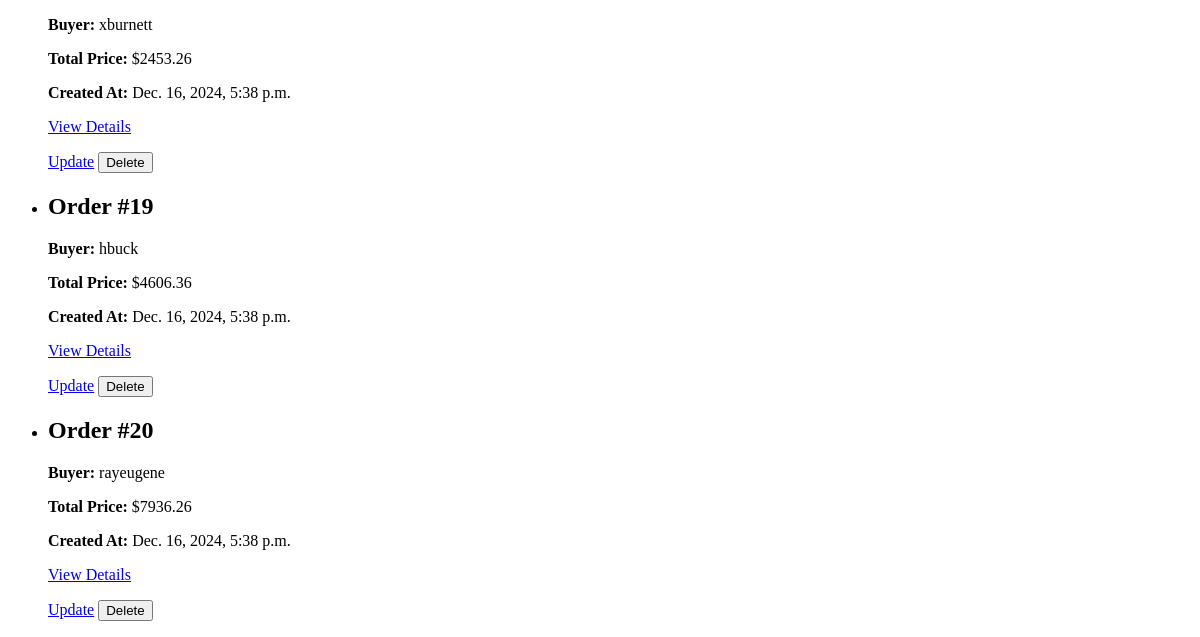
/orders/ (lower part), run on an earlier commit of the app's database.
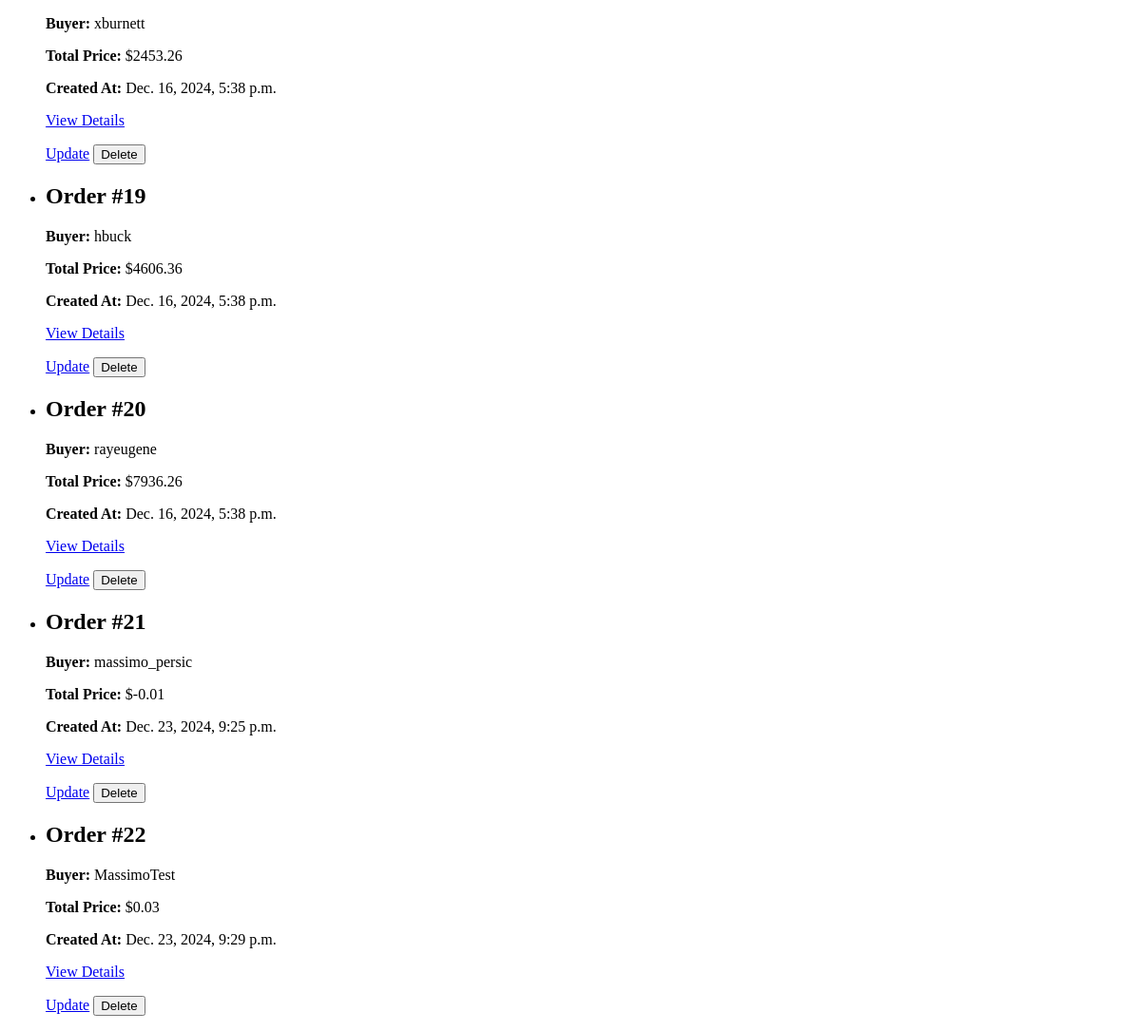
And on a later commit of the database.
### main/models.py (models this page shows, shortened)
class Order(models.Model):
    buyer = models.ForeignKey(User, on_delete=models.CASCADE, related_name='orders')
    created_at = models.DateTimeField(auto_now_add=True)
    total_price = models.DecimalField(max_digits=10, decimal_places=2)

class User(AbstractUser):
    is_seller = models.BooleanField(default=False)
    is_buyer = models.BooleanField(default=True)

### main/views.py (the view)
# urls.py: path("orders/", OrderListView.as_view(), name="order_list"),
class OrderListView(ListView):
    model = Order
    template_name = "orders/order_list.html"
    context_object_name = "orders"
    paginate_by = 50
    def get_queryset(self):
        queryset = Order.objects.all()
        buyer = self.request.GET.get("buyer")
        if buyer:
            queryset = queryset.filter(buyer__username__icontains=buyer)
        min_price = self.request.GET.get("min_total_price")
        if min_price:
            queryset = queryset.filter(total_price__gte=min_price)
        max_price = self.request.GET.get("max_total_price")
        if max_price:
            queryset = queryset.filter(total_price__lte=max_price)
        return queryset
    def get_context_data(self, **kwargs):
        context = super().get_context_data(**kwargs)
        return context

### main/templates/orders/order_list.html (shortened to what this page needs)
{% extends "index.html" %} {% block content %}
<ul>
  {% for order in orders %}
  <li>
    <h2>Order #{{ order.id }}</h2>
    <p><strong>Buyer:</strong> {{ order.buyer.username }}</p>
    <p><strong>Total Price:</strong> ${{ order.total_price }}</p>
    <p><strong>Created At:</strong> {{ order.created_at }}</p>
    <p><a href="{% url 'main:order_detail' order.id %}">View Details</a></p>
    <div class="action-buttons">
      <a href="{% url 'main:update_order' order.id %}" class="btn btn-warning"
        >Update</a
      >
      <form
        method="post"
        action="{% url 'main:delete_order' order.id %}"
        style="display: inline"
      >
        <button
          type="submit"
          class="btn btn-danger"
          onclick="return confirm('Are you sure you want to delete this product?');"
        >
          Delete
        </button>
      </form>
    </div>
  </li>
  {% empty %}
  <li>No orders found.</li>
  {% endfor %}
</ul>
{% endblock %}

What changed in the data, as far as the page shows it:
added Order: id "21", buyer.username "massimo_persic", total_price "-0.01", created_at "Dec. 23, 2024, 9:25 p.m."
added Order: id "22", buyer.username "MassimoTest", total_price "0.03", created_at "Dec. 23, 2024, 9:29 p.m."
